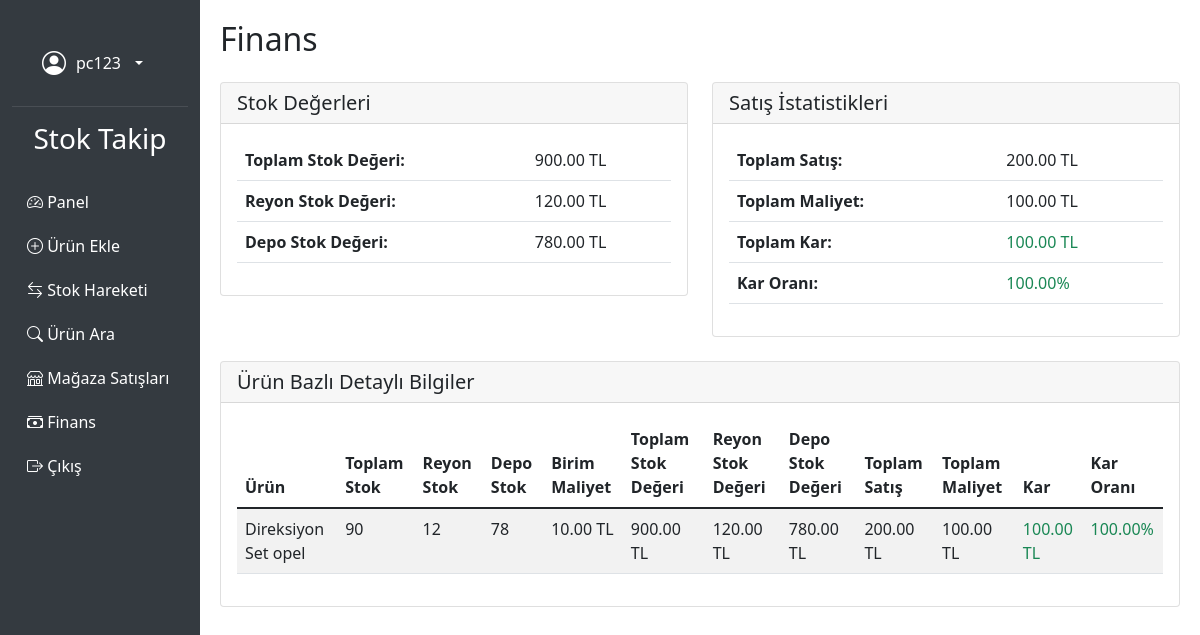
/finance (signed in), run on the app's committed database.
### database.py (models this page shows)
class AdminUser(UserMixin, db.Model):
    __tablename__ = 'admin'  # Veritabanındaki tablo adı aynı kalıyor
    id = db.Column(db.Integer, primary_key=True)
    username = db.Column(db.String(80), unique=True, nullable=False)
    password = db.Column(db.String(120), nullable=False)
    email = db.Column(db.String(120), unique=True, nullable=False)
    created_at = db.Column(db.DateTime, default=get_turkey_time)

class Product(db.Model):
    id = db.Column(db.Integer, primary_key=True)
    product_code = db.Column(db.String(50), nullable=False)  # Özel ürün numarası
    barcode = db.Column(db.String(50), nullable=False)  # Barkod numarası
    name = db.Column(db.String(100), nullable=False)
    description = db.Column(db.Text)
    quantity = db.Column(db.Integer, default=0)  # Toplam miktar
    reyon_quantity = db.Column(db.Integer, default=0)  # Reyondaki miktar
    depo_quantity = db.Column(db.Integer, default=0)  # Depodaki miktar
    unit = db.Column(db.String(20), nullable=False)  # Adet, kg, metre vb.
    category = db.Column(db.String(50))  # Ürün kategorisi
    minimum_stock_level = db.Column(db.Integer, default=10)  # Minimum stok seviyesi
    unit_cost = db.Column(db.Float, nullable=False)  # Birim maliyet
    created_at = db.Column(db.DateTime, default=get_turkey_time)
    updated_at = db.Column(db.DateTime, default=get_turkey_time, onupdate=get_turkey_time)
    admin_id = db.Column(db.Integer, db.ForeignKey('admin.id'), nullable=False)  # Kullanıcı ilişkisi
    __table_args__ = (
        db.UniqueConstraint('product_code', 'admin_id', name='uix_product_code_admin'),
        db.UniqueConstraint('barcode', 'admin_id', name='uix_barcode_admin'),
    )

### app.py (the view)
@app.route('/finance')
@login_required
def finance():
    products = Product.query.filter_by(admin_id=current_user.id).all()
    sales = StoreSale.query.filter_by(admin_id=current_user.id).all()
    total_stock_value = sum(p.quantity * p.unit_cost for p in products)
    reyon_stock_value = sum(p.reyon_quantity * p.unit_cost for p in products)
    depo_stock_value = sum(p.depo_quantity * p.unit_cost for p in products)
    total_sales = sum(s.sale_price * s.quantity for s in sales)
    total_cost = sum(s.total_cost for s in sales)
    total_profit = total_sales - total_cost
    product_details = []
    for product in products:
        product_sales = [s for s in sales if s.product_id == product.id]
        product_total_sales = sum(s.sale_price * s.quantity for s in product_sales)
        product_total_cost = sum(s.total_cost for s in product_sales)
        product_profit = product_total_sales - product_total_cost
        total_stock_value = product.quantity * product.unit_cost
        reyon_stock_value = product.reyon_quantity * product.unit_cost
        depo_stock_value = product.depo_quantity * product.unit_cost
        product_details.append({
            'name': product.name,
            'total_stock': product.quantity,
            'reyon_stock': product.reyon_quantity,
            'depo_stock': product.depo_quantity,
            'unit_cost': product.unit_cost,
            'total_stock_value': total_stock_value,
            'reyon_stock_value': reyon_stock_value,
            'depo_stock_value': depo_stock_value,
            'total_sales': product_total_sales,
            'total_cost': product_total_cost,
            'profit': product_profit
        })
    return render_template('finance.html',
                         products=products,
                         product_details=product_details,
                         total_stock_value=total_stock_value,
                         reyon_stock_value=reyon_stock_value,
                         depo_stock_value=depo_stock_value,
                         total_sales=total_sales,
                         total_profit=total_profit,
                         total_cost=total_cost)

### app.py (called while the page is built)
@login_manager.user_loader
def load_user(user_id):
    return AdminUser.query.get(int(user_id))

### templates/finance.html (shortened to what this page needs)
{% extends "base.html" %}
{% block page_title %}Finans{% endblock %}
{% block content %}
<div class="row">
    <div class="col-md-6">
        <div class="card mb-4">
            <div class="card-header">
                <h5 class="card-title mb-0">Stok Değerleri</h5>
            </div>
            <div class="card-body">
                <div class="table-responsive">
                    <table class="table">
                        <tr>
                            <th>Toplam Stok Değeri:</th>
                            <td>{{ "%.2f"|format(total_stock_value) }} TL</td>
                        </tr>
                        <tr>
                            <th>Reyon Stok Değeri:</th>
                            <td>{{ "%.2f"|format(reyon_stock_value) }} TL</td>
                        </tr>
                        <tr>
                            <th>Depo Stok Değeri:</th>
                            <td>{{ "%.2f"|format(depo_stock_value) }} TL</td>
                        </tr>
                    </table>
                </div>
            </div>
        </div>
    </div>
    <div class="col-md-6">
        <div class="card mb-4">
            <div class="card-header">
                <h5 class="card-title mb-0">Satış İstatistikleri</h5>
            </div>
            <div class="card-body">
                <div class="table-responsive">
                    <table class="table">
                        <tr>
                            <th>Toplam Satış:</th>
                            <td>{{ "%.2f"|format(total_sales) }} TL</td>
                        </tr>
                        <tr>
                            <th>Toplam Maliyet:</th>
                            <td>{{ "%.2f"|format(total_cost) }} TL</td>
                        </tr>
                        <tr>
                            <th>Toplam Kar:</th>
                            <td class="{% if total_profit > 0 %}text-success{% else %}text-danger{% endif %}">
                                {{ "%.2f"|format(total_profit) }} TL
                            </td>
                        </tr>
                        <tr>
                            <th>Kar Oranı:</th>
                            <td class="{% if total_profit > 0 %}text-success{% else %}text-danger{% endif %}">
                                {% if total_cost > 0 %}
                                    {{ "%.2f"|format((total_profit / total_cost) * 100) }}%
                                {% else %}
                                    0%
                                {% endif %}
                            </td>
                        </tr>
                    </table>
                </div>
            </div>
        </div>
    </div>
</div>
<div class="card">
    <div class="card-header">
        <h5 class="card-title mb-0">Ürün Bazlı Detaylı Bilgiler</h5>
    </div>
    <div class="card-body">
        <div class="table-responsive">
            <table class="table table-striped">
                <thead>
                    <tr>
                        <th>Ürün</th>
                        <th>Toplam Stok</th>
                        <th>Reyon Stok</th>
                        <th>Depo Stok</th>
                        <th>Birim Maliyet</th>
                        <th>Toplam Stok Değeri</th>
                        <th>Reyon Stok Değeri</th>
                        <th>Depo Stok Değeri</th>
                        <th>Toplam Satış</th>
                        <th>Toplam Maliyet</th>
                        <th>Kar</th>
                        <th>Kar Oranı</th>
                    </tr>
                </thead>
                <tbody>
                    {% for detail in product_details %}
                    <tr>
                        <td>{{ detail.name }}</td>
                        <td>{{ detail.total_stock }}</td>
                        <td>{{ detail.reyon_stock }}</td>
                        <td>{{ detail.depo_stock }}</td>
                        <td>{{ "%.2f"|format(detail.unit_cost) }} TL</td>
                        <td>{{ "%.2f"|format(detail.total_stock_value) }} TL</td>
                        <td>{{ "%.2f"|format(detail.reyon_stock_value) }} TL</td>
                        <td>{{ "%.2f"|format(detail.depo_stock_value) }} TL</td>
                        <td>{{ "%.2f"|format(detail.total_sales) }} TL</td>
                        <td>{{ "%.2f"|format(detail.total_cost) }} TL</td>
                        <td class="{% if detail.profit > 0 %}text-success{% else %}text-danger{% endif %}">
                            {{ "%.2f"|format(detail.profit) }} TL
                        </td>
                        <td class="{% if detail.profit > 0 %}text-success{% else %}text-danger{% endif %}">
                            {% if detail.total_cost > 0 %}
                                {{ "%.2f"|format((detail.profit / detail.total_cost) * 100) }}%
                            {% else %}
                                0%
                            {% endif %}
                        </td>
                    </tr>
                    {% endfor %}
                </tbody>
            </table>
        </div>
    </div>
</div>
{% endblock %}

### templates/base.html (shortened to what this page needs)
<!DOCTYPE html>
<html lang="tr">
<head>
    <link href="https://cdn.jsdelivr.net/npm/bootstrap@5.1.3/dist/css/bootstrap.min.css" rel="stylesheet">
    <link href="https://cdn.jsdelivr.net/npm/bootstrap-icons@1.7.2/font/bootstrap-icons.css" rel="stylesheet">
    <link href="https://cdnjs.cloudflare.com/ajax/libs/toastr.js/latest/toastr.min.css" rel="stylesheet">
</head>
<body>
    <div class="container-fluid">
        <div class="row">
            <div class="col-md-2 sidebar">
                <div class="user-profile">
                    <div class="dropdown">
                        <a class="dropdown-toggle" href="#" role="button" id="userDropdown" data-bs-toggle="dropdown" aria-expanded="false">
                            <i class="bi bi-person-circle" style="font-size: 1.5em;"></i>
                            <span>{{ current_user.username }}</span>
                        </a>
                    </div>
                </div>
                <h3 class="text-white text-center mb-4">Stok Takip</h3>
                <nav>
                    <a href="{{ url_for('dashboard') }}"><i class="bi bi-speedometer2"></i> Panel</a>
                    <a href="{{ url_for('add_product') }}"><i class="bi bi-plus-circle"></i> Ürün Ekle</a>
                    <a href="{{ url_for('stock_movement') }}"><i class="bi bi-arrow-left-right"></i> Stok Hareketi</a>
                    <a href="{{ url_for('search_product') }}"><i class="bi bi-search"></i> Ürün Ara</a>
                    <a href="{{ url_for('store_sales') }}"><i class="bi bi-shop"></i> Mağaza Satışları</a>
                    <a href="{{ url_for('finance') }}"><i class="bi bi-cash-stack"></i> Finans</a>
                    <a href="{{ url_for('logout') }}"><i class="bi bi-box-arrow-right"></i> Çıkış</a>
                </nav>
            </div>
            <div class="col-md-10 content">
                <h2 class="mb-4">{% block page_title %}{% endblock %}</h2>
                {% block content %}{% endblock %}
            </div>
        </div>
    </div>
</body>
</html>

### templates/base.html (style rules this page uses)
.sidebar { min-height: 100vh; background-color: #343a40; padding-top: 20px; }
.sidebar a { color: white; text-decoration: none; padding: 10px 15px; display: block; }
.content { padding: 20px; }
.user-profile { padding: 15px; border-bottom: 1px solid rgba(255,255,255,0.1); margin-bottom: 15px; }
.user-profile .dropdown-toggle { color: white; text-decoration: none; display: flex; align-items: center; gap: 10px; }

### data on the page
AdminUser: username "pc123"
Product: name "Direksiyon Set opel", total_stock "90", reyon_stock "12", depo_stock "78", unit_cost "10.00", total_stock_value "900.00", reyon_stock_value "120.00", depo_stock_value "780.00", total_sales "200.00", total_cost "100.00", profit "100.00"

### other printed values
{{ "%.2f"|format(total_stock_value) }} "900.00"
{{ "%.2f"|format(reyon_stock_value) }} "120.00"
{{ "%.2f"|format(depo_stock_value) }} "780.00"
{{ "%.2f"|format(total_sales) }} "200.00"
{{ "%.2f"|format(total_cost) }} "100.00"
{{ "%.2f"|format(total_profit) }} "100.00"
{{ "%.2f"|format((total_profit / total_cost) * 100) }} "100.00"
